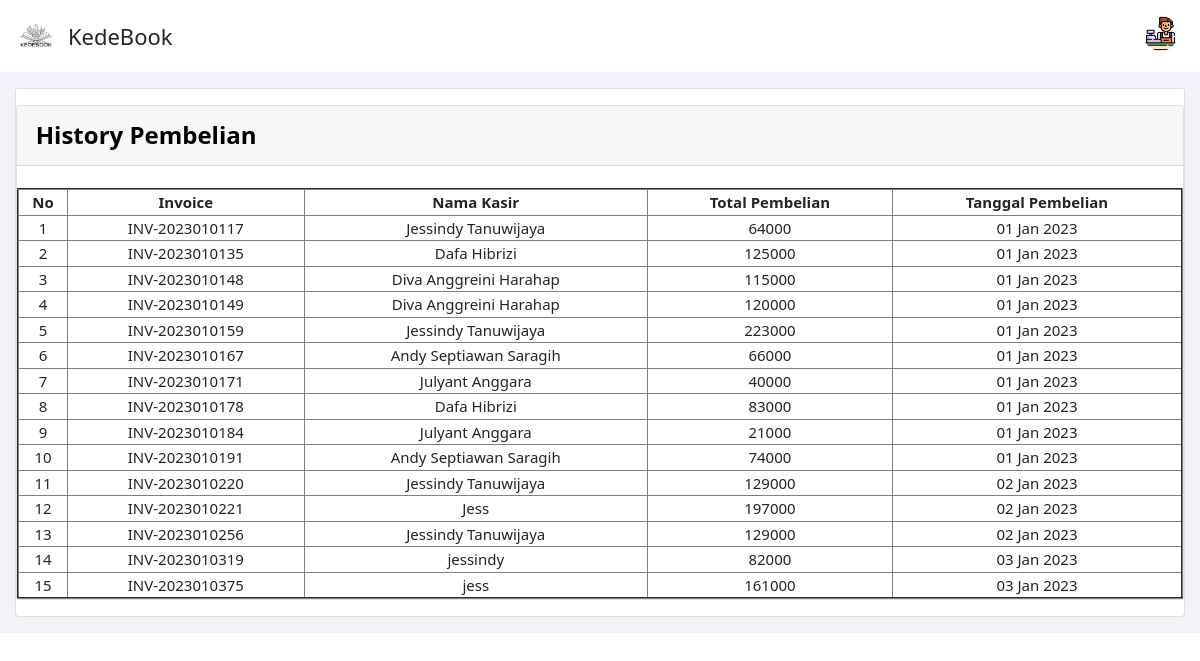
The app's page /cashier/history.php with its own data.
### tables this page shows
CREATE TABLE `detail_transaksi` (
  `invoice` varchar(200) NOT NULL,
  `kasir` varchar(200) NOT NULL,
  `total_belanja` int(200) NOT NULL,
  `tanggal_belanja` varchar(100) NOT NULL
);

### cashier/history.php (the view, shortened to what this page needs)
<?php
require ("../includes/koneksi.php");
?>
<!DOCTYPE HTML>
<html lang="en">
<head>
    <link href="assets/css/bootstrap.css" rel="stylesheet" type="text/css" />
    <link href="assets/css/ui.css" rel="stylesheet" type="text/css" />
    <link href="assets/fonts/fontawesome/css/fontawesome-all.min.css" type="text/css" rel="stylesheet">
    <link href="assets/css/OverlayScrollbars.css" type="text/css" rel="stylesheet" />
</head>
<body>
<?php include 'header.php'; ?>
<section class="section-content padding-y-sm bg-default ">
    <div class="container-fluid">
        <div class="card padding-y-sm card ">
            <div class="card">
                <div style="color:black" class="card-header">
                    <b style="font-size:x-large"> History Pembelian </b>
                </div>
                <table class="mt-4" border="2" style="text-align: center">
                    <tr>
                        <th>No</th>
                        <th>Invoice</th>
                        <th>Nama Kasir</th>
                        <th>Total Pembelian</th>
                        <th>Tanggal Pembelian</th>
                    </tr>
                    <?php
                    $x = 1;
                    $ambik = "SELECT * FROM detail_transaksi";
                    $datab = mysqli_query($conn,$ambik);
                     foreach ($datab as $pas):?>
                    <tr>
                        <td><?=$x++?></td>
                        <td><?= $pas['invoice']?></td>
                        <td><?= $pas['kasir']?></td>
                        <td><?= $pas['total_belanja']?></td>
                        <td><?= $pas['tanggal_belanja']?></td>
                    </tr>
                    <?php endforeach;?>
                </table>
            </div>
        </div>
    </div>
</section>
</body>
</html>

### cashier/assets/css/ui.css (style rules this page uses)
html { font-size: 15px; }
.padding-y-sm { padding-top: 16px; padding-bottom: 16px; }

### cashier/history.php (style rules this page uses)
.bg-default, .btn-default { background-color: #f2f3f8; }

### records on screen
detail_transaksi: invoice "INV-2023010117", kasir "Jessindy Tanuwijaya", total_belanja "64000", tanggal_belanja "01 Jan 2023"
detail_transaksi: invoice "INV-2023010135", kasir "Dafa Hibrizi", total_belanja "125000", tanggal_belanja "01 Jan 2023"
detail_transaksi: invoice "INV-2023010148", kasir "Diva Anggreini Harahap", total_belanja "115000", tanggal_belanja "01 Jan 2023"
detail_transaksi: invoice "INV-2023010149", kasir "Diva Anggreini Harahap", total_belanja "120000", tanggal_belanja "01 Jan 2023"
detail_transaksi: invoice "INV-2023010159", kasir "Jessindy Tanuwijaya", total_belanja "223000", tanggal_belanja "01 Jan 2023"
detail_transaksi: invoice "INV-2023010167", kasir "Andy Septiawan Saragih", total_belanja "66000", tanggal_belanja "01 Jan 2023"
detail_transaksi: invoice "INV-2023010171", kasir "Julyant Anggara", total_belanja "40000", tanggal_belanja "01 Jan 2023"
detail_transaksi: invoice "INV-2023010178", kasir "Dafa Hibrizi", total_belanja "83000", tanggal_belanja "01 Jan 2023"
detail_transaksi: invoice "INV-2023010184", kasir "Julyant Anggara", total_belanja "21000", tanggal_belanja "01 Jan 2023"
detail_transaksi: invoice "INV-2023010191", kasir "Andy Septiawan Saragih", total_belanja "74000", tanggal_belanja "01 Jan 2023"
detail_transaksi: invoice "INV-2023010220", kasir "Jessindy Tanuwijaya", total_belanja "129000", tanggal_belanja "02 Jan 2023"
detail_transaksi: invoice "INV-2023010221", kasir "Jess", total_belanja "197000", tanggal_belanja "02 Jan 2023"
detail_transaksi: invoice "INV-2023010256", kasir "Jessindy Tanuwijaya", total_belanja "129000", tanggal_belanja "02 Jan 2023"
detail_transaksi: invoice "INV-2023010319", kasir "jessindy", total_belanja "82000", tanggal_belanja "03 Jan 2023"
detail_transaksi: invoice "INV-2023010375", kasir "jess", total_belanja "161000", tanggal_belanja "03 Jan 2023"
